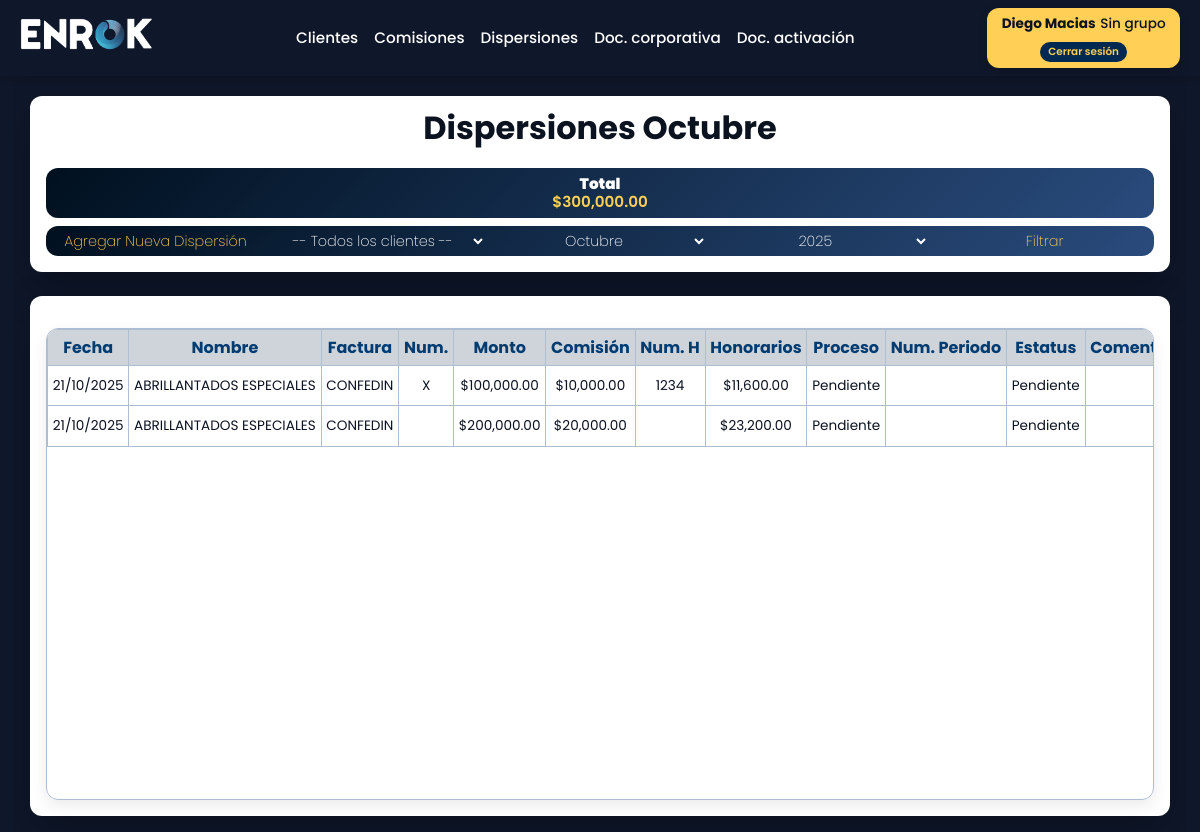
Screenshot of /dispersiones/listar/?mes=10&anio=2025&cliente= (signed in) with the database file from the repository.
### dispersiones/models.py (models this page shows, shortened)
class Dispersion(models.Model):
    fecha = models.DateTimeField(default=timezone.now)
    cliente = models.ForeignKey(Cliente, on_delete=models.CASCADE)
    factura = models.CharField(max_length=100)
    num_factura = models.CharField(max_length=100, blank=True, null=True)
    monto = models.DecimalField(max_digits=12, decimal_places=2)
    comision = models.DecimalField(max_digits=12, decimal_places=2, editable=False)
    num_factura_honorarios = models.CharField(max_length=100, blank=True, null=True)
    total_honorarios = models.DecimalField(max_digits=12, decimal_places=2, editable=False)
    estatus_proceso = models.CharField(max_length=50)
    comentarios = models.TextField(blank=True, null=True)
    num_periodo = models.CharField(max_length=50, blank=True, null=True)
    estatus_periodo = models.CharField(max_length=50)
    estatus_pago = models.CharField(max_length=50, default="Pendiente")
    comision_procom = models.DecimalField(max_digits=5, decimal_places=2, editable=False)
    class Meta:
        permissions = [
            ("actualizar_estatus_dispersion", "Puede actualizar estatus de pago en dispersiones"),
        ]

### clientes/models.py (models this page shows, shortened)
class Cliente(models.Model):
    servicio = models.CharField(max_length=100)
    comision_procom = models.FloatField(blank=True, null=True)
    factura = models.CharField(blank=True, null=True)
    nombre = models.CharField(max_length=150)
    tipo_persona = models.CharField(max_length=50)
    utilidad_enrok = models.FloatField(blank=True, null=True)
    comisionista_1 = models.CharField(max_length=100, blank=True, null=True)
    porcentaje_1 = models.FloatField(blank=True, null=True)
    comisionista_2 = models.CharField(max_length=100, blank=True, null=True)
    porcentaje_2 = models.FloatField(blank=True, null=True)
    comisionista_3 = models.CharField(max_length=100, blank=True, null=True)
    porcentaje_3 = models.FloatField(blank=True, null=True)
    comisionista_4 = models.CharField(max_length=100, blank=True, null=True)
    porcentaje_4 = models.FloatField(blank=True, null=True)
    comisionista_5 = models.CharField(max_length=100, blank=True, null=True)
    porcentaje_5 = models.FloatField(blank=True, null=True)
    comisionista_6 = models.CharField(max_length=100, blank=True, null=True)
    porcentaje_6 = models.FloatField(blank=True, null=True)
    comisionista_7 = models.CharField(max_length=100, blank=True, null=True)
    porcentaje_7 = models.FloatField(blank=True, null=True)
    comisionista_8 = models.CharField(max_length=100, blank=True, null=True)
    porcentaje_8 = models.FloatField(blank=True, null=True)
    comisionista_9 = models.CharField(max_length=100, blank=True, null=True)
    porcentaje_9 = models.FloatField(blank=True, null=True)
    fecha_registro = models.DateTimeField(auto_now_add=True)
    usuario = models.OneToOneField(User, on_delete=models.CASCADE, related_name='cliente_asociado')

### dispersiones/views.py (the view)
# urls.py: path('listar/', views.lista_dispersiones, name='dispersiones_listar'),  # <--- aquí
@permission_required('dispersiones.view_dispersion', raise_exception=True)
def lista_dispersiones(request):
    mes = request.GET.get('mes')
    anio = request.GET.get('anio')
    now = datetime.now()
    cliente_id = request.GET.get('cliente')
    if not mes or not anio:
        return redirect(f"{request.path}?mes={now.month}&anio={now.year}&cliente={cliente_id or ''}")
    try:
        mes = int(mes)
        if mes < 1 or mes > 12:
            mes = now.month
    except (TypeError, ValueError):
        mes = now.month
    try:
        anio = int(anio)
    except (TypeError, ValueError):
        anio = now.year
    mes_nombre = MESES_ES.get(mes, "")
    anios = Dispersion.objects.dates('fecha', 'year')
    anios = [y.year for y in anios]
    if not anios:
        anios = [anio]  # 👈 Garantiza que siempre haya al menos un año visible
    dispersiones = Dispersion.objects.filter(
        fecha__month=mes,
        fecha__year=anio
    ).order_by('fecha')
    clientes = Cliente.objects.all()
    if cliente_id:
        dispersiones = dispersiones.filter(cliente_id=cliente_id)
    total_montos = dispersiones.aggregate(total=Sum('monto'))['total'] or 0
    return render(request, 'dispersiones/listar.html', {
        'dispersiones': dispersiones,
        'mes': str(mes),             # Mantener como string para comparación en el template
        'mes_nombre': mes_nombre,
        'anio': str(anio),
        'clientes': clientes,        # lista completa para el dropdown
        'cliente': cliente_id,       # cliente seleccionado
        'anios': anios,              # años disponibles
        'total_montos': total_montos,
    })

### dispersiones/templates/dispersiones/listar.html (shortened to what this page needs)
{% extends 'base_listar.html' %}
{% load humanize %}
{% block title_filters %}
<div class="card-top">
  <h1>Dispersiones {{ mes_nombre }}</h1>
  <div class="pendiente-box">
    <h2>Total</h2>
    <p class="monto">${{ total_montos|floatformat:2|intcomma }}</p>
  </div>
  <div class="actions">
    <form method="get" action="{% url 'dispersiones_listar' %}" class="filtro">
      <a href="{% url 'dispersiones_agregar' %}?mes={{ mes }}&anio={{ anio }}" class="btn"
        style="border-radius: 12px 0 0 12px;">Agregar Nueva Dispersión</a>
      <select name="cliente">
        <option value="">-- Todos los clientes --</option>
      </select>
      <select name="mes" required>
        <option value="10" {% if mes == "10" %}selected{% endif %}>Octubre</option>
      </select>
      <select class="filtros" name="anio">
        {% for year in anios %}
        <option value="{{ year }}" {% if anio == year|stringformat:"s" %}selected{% endif %}>{{ year }}</option>
        {% endfor %}
      </select>
      <button type="submit" class="btn" style="border-radius: 0 12px 12px 0">Filtrar</button>
    </form>
  </div>
</div>
{% endblock %}
{% block content %}
<div class="card">
  <div class="table-container">
    <table>
      <tr>
        <th>Fecha</th>
        <th>Nombre</th>
        <th>Factura</th>
        <th>Num.</th>
        <th>Monto</th>
        <th>Comisión</th>
        <th>Num. H</th>
        <th>Honorarios</th>
        <th>Proceso</th>
        <th>Num. Periodo</th>
        <th>Estatus</th>
        <th>Comentarios</th>
      </tr>
      {% for disp in dispersiones %}
      <tr>
        <td>{{ disp.fecha|date:"d/m/Y" }}</td>
        <td>{{ disp.cliente.nombre }}</td>
        <td>{{ disp.factura }}</td>
        <td>{{ disp.num_factura|default_if_none:"" }}</td>
        <td>${{ disp.monto|floatformat:2|intcomma }}</td>
        <td>${{ disp.comision|floatformat:2|intcomma }}</td>
        <td>{{ disp.num_factura_honorarios|default_if_none:"" }}</td>
        <td>${{ disp.total_honorarios|floatformat:2|intcomma }}</td>
        <td>{{ disp.estatus_proceso }}</td>
        <td>{{ disp.num_periodo|default_if_none:""}}</td>
        <td>{{ disp.estatus_periodo }}</td>
        <td>{{ disp.comentarios }}</td>
      </tr>
      {% empty %}
      <tr>
        <td colspan="13" style="text-align:center;">No hay dispersión registrada.</td>
      </tr>
      {% endfor %}
    </table>
  </div>
</div>
{% endblock %}

### templates/includes/header.html (shortened to what this page needs)
{% load static %}
<header class="navbar navbar--compact">
  <div class="container">
    <div class="logo-box">
      <a href="{% url 'enrok' %}" class="logo-link">
        <img src="{% static 'img/logo.png' %}" alt="Enrok" class="logo-img">
      </a>
    </div>
    <nav class="nav-links">
      {% if not request.user.groups.all.0.name == 'Cliente' %}
      <a href="{% url 'clientes_listar' %}">Clientes</a>
      <a href="{% url 'comisiones_listar' %}">Comisiones</a>
      <a href="{% url 'dispersiones_listar' %}">Dispersiones</a>
      <a href="{% url 'materialidad_listar' %}">Doc. corporativa</a>
      <a href="{% url 'activacion_listar' %}">Doc. activación</a>
      {% endif %}
    </nav>
    <div class="user-box">
      <div class="user-info">
        <a href="{% url 'usuario' %}">
          <strong>{{ user.get_full_name|default:user.username }}</strong>
        </a>
        <small>{{ user.groups.all.0.name|default:"Sin grupo" }}</small>
      </div>
      <form action="{% url 'logout' %}" method="post" style="display:inline;">
        <button type="submit" class="logout-btn">Cerrar sesión</button>
      </form>
    </div>
  </div>
</header>

### templates/includes/header.html (style rules this page uses)
.navbar.navbar--compact { padding: 0.5rem 1.25rem; }
.navbar.navbar--compact .container { gap: 0.5rem; }
.navbar.navbar--compact .logo-img { height: 32px; }
.navbar.navbar--compact .nav-links { gap: 1rem; }
.navbar.navbar--compact .nav-links a { font-size: .95rem; }
.navbar.navbar--compact .user-box { display: flex; flex-direction: column; align-items: center; justify-content: center; background: #ffcf56; color: #0b1220; gap: 0.25rem; padding: .4rem .9rem; border-radius: 12px; font-weight: 700; box-shadow: 0 4px 10px rgba(0,0,0,.15); font-size: .85rem; text-align: center; }
.user-info { display: flex; flex-wrap: wrap; align-items: center; justify-content: center; gap: .3rem; }
.user-box a { color: #0b1220; text-decoration: none; font-weight: 700; }
.user-box small { font-weight: 500; font-size: .85rem; }
.navbar.navbar--compact .logout-btn { all: unset; margin-top: .2rem; padding: 2px 8px; text-decoration: none; display: inline-block; color: #ffcf56; background: #002952; border: none; font-size: .65rem; font-weight: 600; text-align: center; cursor: pointer; transition: 0.3s; border-radius: 12px; }

### rows the page displays
Dispersion: fecha "21/10/2025", cliente.nombre "ABRILLANTADOS ESPECIALES", factura "CONFEDIN", num_factura "X", monto "100,000.00", comision "10,000.00", num_factura_honorarios "1234", total_honorarios "11,600.00", estatus_proceso "Pendiente", estatus_periodo "Pendiente"
Dispersion: fecha "21/10/2025", cliente.nombre "ABRILLANTADOS ESPECIALES", factura "CONFEDIN", monto "200,000.00", comision "20,000.00", total_honorarios "23,200.00", estatus_proceso "Pendiente", estatus_periodo "Pendiente"

### other values shown
{{ user.get_full_name|default:user.username }} "Diego Macias"
{{ user.groups.all.0.name|default:"Sin grupo" }} "Sin grupo"
{{ mes_nombre }} "Octubre"
{{ total_montos|floatformat:2|intcomma }} "300,000.00"
form field anio "2025"
